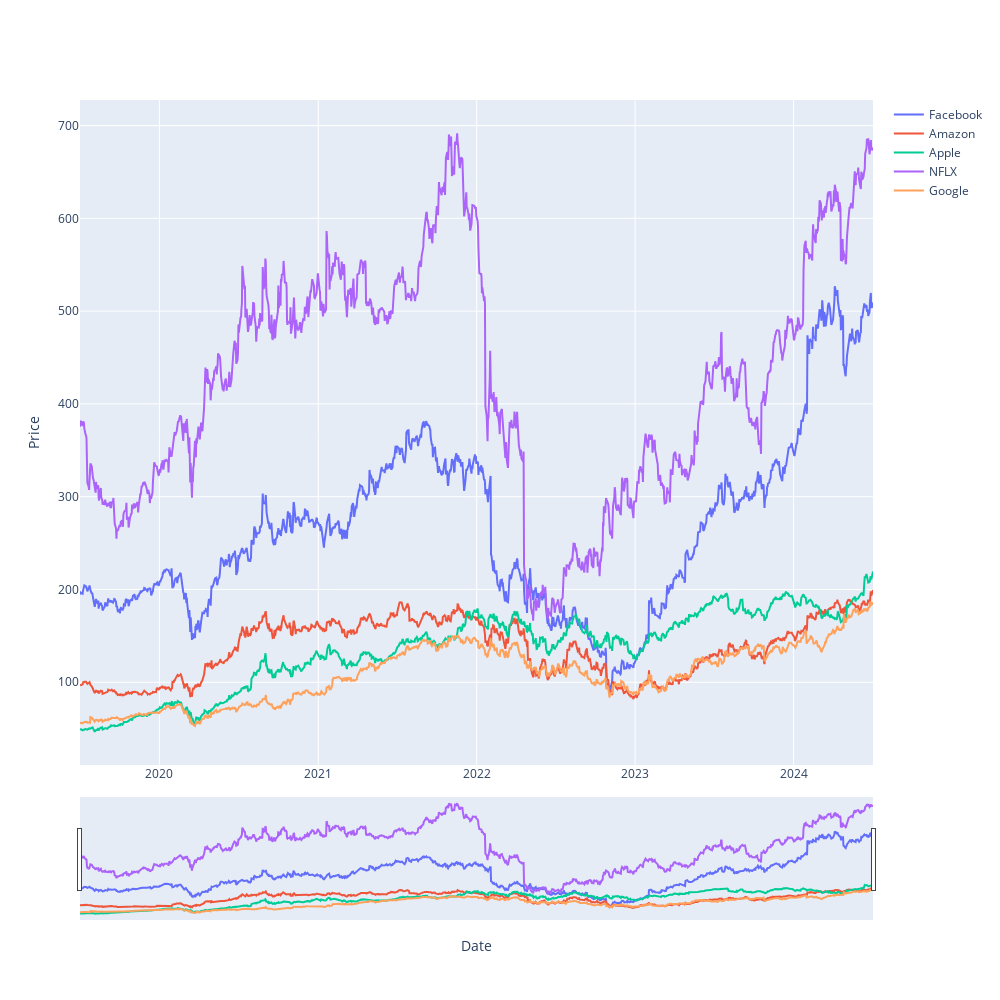

The code cell stored with this chart in its notebook:
### Code cell
fig = go.Figure()
meta_df = pd.read_csv(PATH + "META" + ".csv", index_col='Date')
nflx_df = pd.read_csv(PATH + "NFLX" + ".csv", index_col='Date')
aapl_df = pd.read_csv(PATH + "AAPL" + ".csv", index_col='Date')
goog_df = pd.read_csv(PATH + "GOOG" + ".csv", index_col='Date')
amzn_df = pd.read_csv(PATH + "AMZN" + ".csv", index_col='Date')

meta_plot = go.Scatter(x=meta_df.index, y=meta_df['Close'], name="Facebook")
amzn_plot = go.Scatter(x=amzn_df.index, y=amzn_df['Close'], name="Amazon")
goog_plot = go.Scatter(x=goog_df.index, y=goog_df['Close'], name="Google")
aapl_plot = go.Scatter(x=aapl_df.index, y=aapl_df['Close'], name="Apple")
nflx_plot = go.Scatter(x=nflx_df.index, y=nflx_df['Close'], name="NFLX")

fig.add_trace(meta_plot)
fig.add_trace(amzn_plot)
fig.add_trace(aapl_plot)
fig.add_trace(nflx_plot)
fig.add_trace(goog_plot)

fig.update_xaxes(title="Date", rangeslider_visible=True)
fig.update_yaxes(title="Price")
fig.update_layout(height=1000, width=1000, showlegend=True)
fig.show()

### Figure 1 — Plotly figure (JSON) as saved in the notebook; plotly's stock layout.template omitted (floating-point values rounded to 4 significant figures; data arrays with more than 128 entries replaced by an {"elided": "..."} marker saying what was removed)
{"data": [{"name": "Facebook", "type": "scatter", "x": {"elided": "1259 str values"}, "y": {"elided": "1259 float values"}}, {"name": "Amazon", "type": "scatter", "x": {"elided": "1259 str values"}, "y": {"elided": "1259 float values"}}, {"name": "Apple", "type": "scatter", "x": {"elided": "1259 str values"}, "y": {"elided": "1259 float values"}}, {"name": "NFLX", "type": "scatter", "x": {"elided": "1259 str values"}, "y": {"elided": "1259 float values"}}, {"name": "Google", "type": "scatter", "x": {"elided": "1259 str values"}, "y": {"elided": "1259 float values"}}], "layout": {"height": 1000, "showlegend": true, "width": 1000, "xaxis": {"autorange": true, "range": ["2019-07-02", "2024-07-02"], "rangeslider": {"autorange": true, "range": ["2019-07-02", "2024-07-02"], "visible": true, "yaxis": {"_template": null, "rangemode": "match"}}, "title": {"text": "Date"}, "type": "date"}, "yaxis": {"autorange": true, "range": [10.81, 727.5], "title": {"text": "Price"}, "type": "linear"}}}
